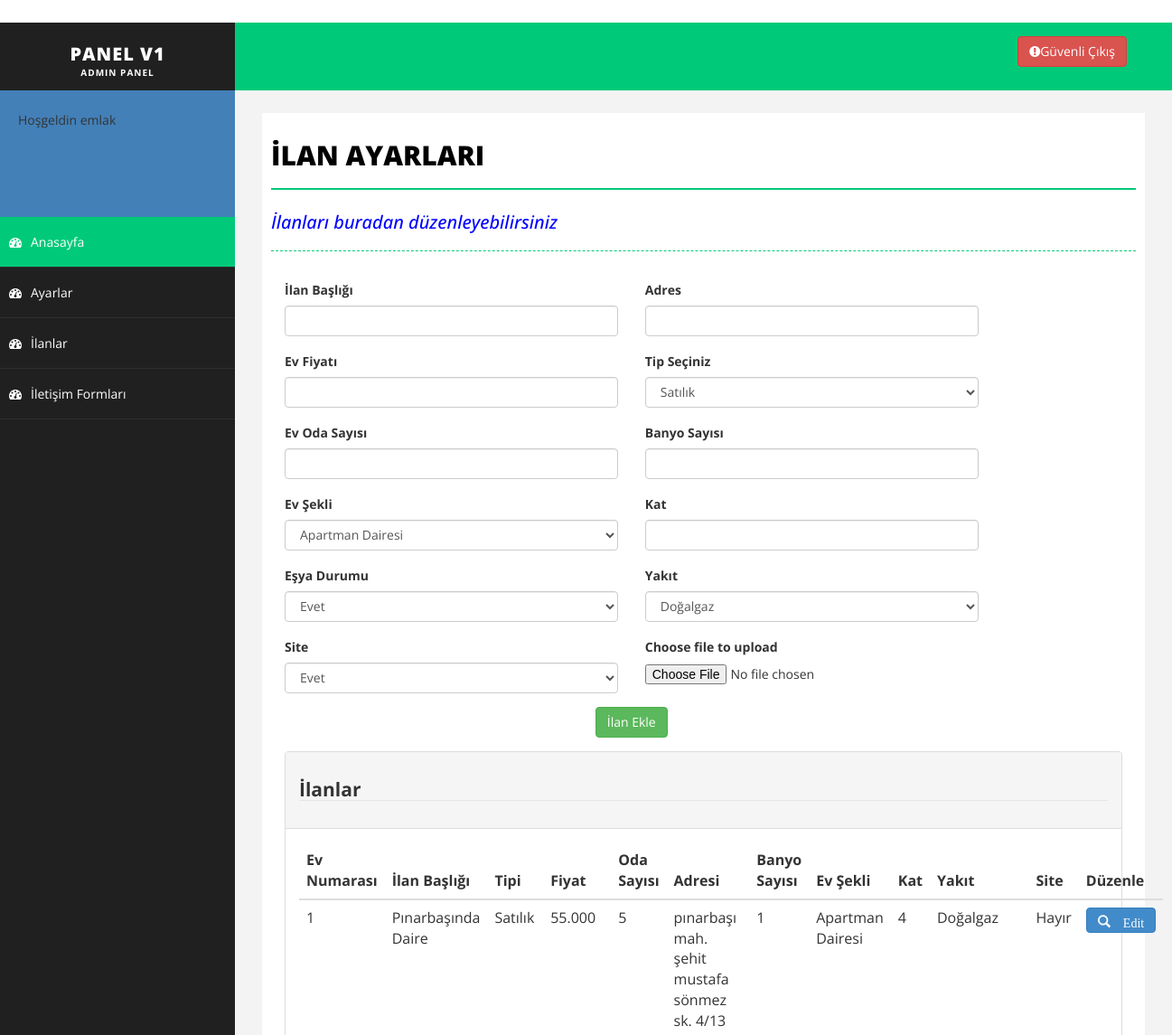
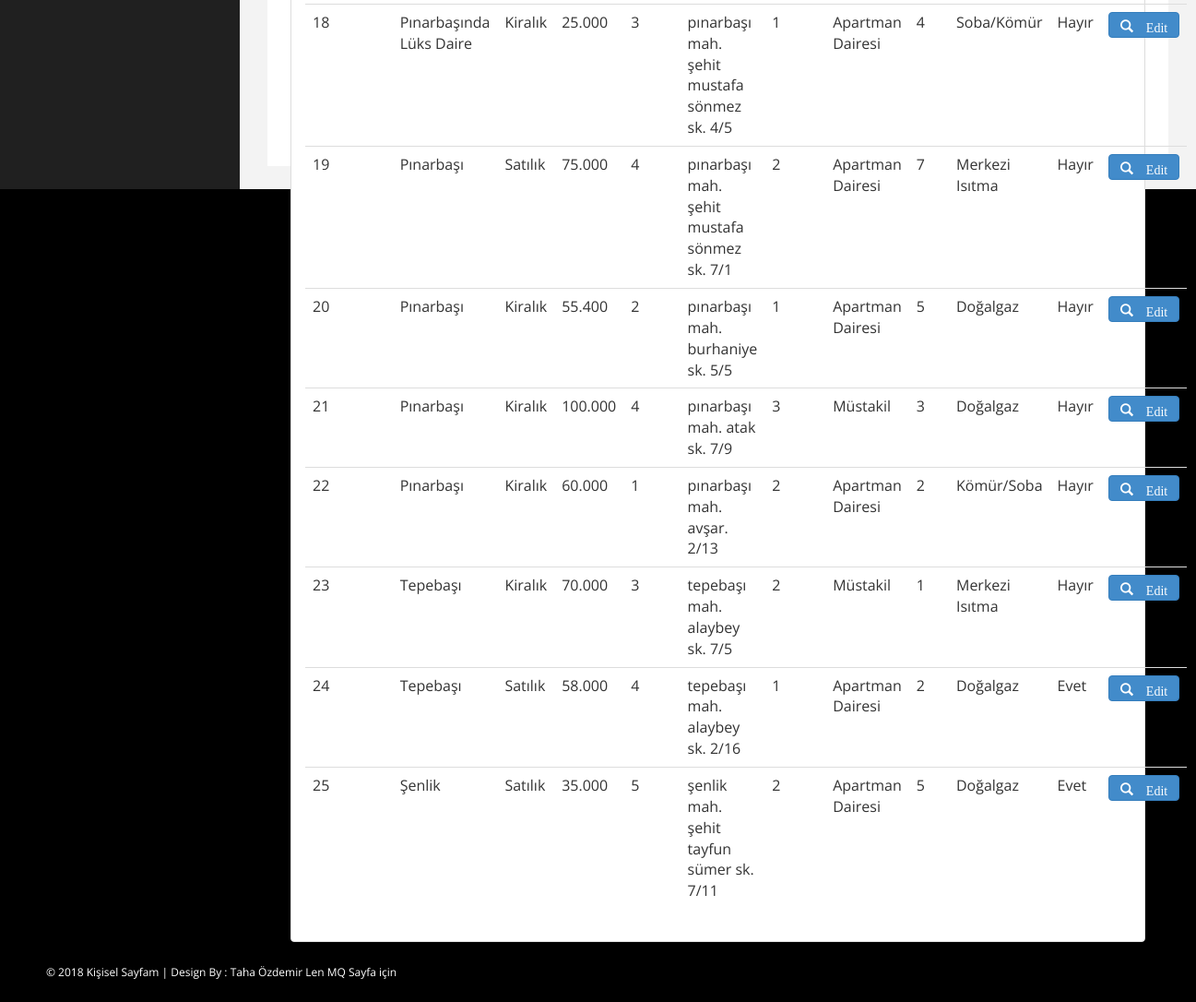
The app's page /admin/ilanlar.php (signed in) with its own data (2 pictures, top to bottom).
### tables this page shows
CREATE TABLE `ev` (
  `ev_id` int(11) NOT NULL,
  `ev_fiyat` decimal(15,3) NOT NULL,
  `ev_oda` int(1) NOT NULL,
  `ev_tip` varchar(20) NOT NULL,
  `ev_adres` varchar(200) NOT NULL,
  `ev_baslik` varchar(200) NOT NULL,
  `ev_sekil` varchar(50) NOT NULL,
  `ev_esya` varchar(50) NOT NULL,
  `ev_banyo` int(1) NOT NULL,
  `ev_kat` int(2) NOT NULL,
  `ev_yakit` varchar(50) NOT NULL,
  `ev_site` varchar(50) NOT NULL,
  `resim_url1` varchar(55) NOT NULL,
  `resim_url2` varchar(55) NOT NULL,
  `resim_url3` varchar(55) NOT NULL,
  `resim_url4` varchar(55) NOT NULL,
  `resim_url5` varchar(55) NOT NULL
);

### admin/ilanlar.php (the view, shortened to what this page needs)
<?php
include 'header.php';
include 'sidebar.php';
?>
<div id="page-wrapper">
  <div id="page-inner">
    <div class="row">
      <div class="col-md-12">
        <h1 class="page-head-line">İlan Ayarları</h1>
        <?php
        if($_GET['ydurum']=="basarili")
          {?>
            <h1 class style="color:green; font-size: 20px;" ="page-subhead-line">İlan eklendi</h1>
            <?php
          }
          elseif ($_GET['ydurum']=="basarisiz") { ?>
            <h1 class="page-subhead-line" style="color: red; font-size: 20px;">İlan eklenemedi</h1>
          <?php }
          elseif ($_GET['ydurum']=="ybasarili") { ?>
            <h1 class="page-subhead-line" style="color: green; font-size: 20px;">-->İlan güncellendi</h1>
          <?php }
          elseif ($_GET['ydurum']=="esbasarili") { ?>
            <h1 class="page-subhead-line" style="color: red; font-size: 20px;">İlan başarıyla silindi</h1>
          <?php }
          else{?>
            <h1 class="page-subhead-line" style="color: blue; font-size: 20px;">İlanları buradan düzenleyebilirsiniz</h1>
            <?php
          }
          ?>
        </div>
      </div>
      <form action="netting/islem.php" method="POST">
        <div class="form-group col-md-5">
          <label>İlan Başlığı</label>
          <input class="form-control" name="yeni_baslik" required="" type="text">
        </div>
        <div class="form-group col-md-5">
          <label>Adres</label>
          <input class="form-control" name="yeni_adres" required="" type="text">
        </div>
        <div class="form-group col-md-5">
          <label>Ev Fiyatı</label>
          <input class="form-control" name="yeni_fiyat" required="" type="text">
        </div>
        <div class="form-group col-md-5">
          <label>Tip Seçiniz</label>
          <select class="form-control"  name="yeni_tip" type="text">
            <option>Satılık</option>
          </select>
        </div>
        <div class="form-group col-md-5">
          <label>Ev Oda Sayısı</label>
          <input class="form-control" name="yeni_oda" required="" type="number">
        </div>
        <div class="form-group col-md-5">
          <label>Banyo Sayısı</label>
          <input class="form-control" name="yeni_banyo" required="" type="number">
        </div>
        <div class="form-group col-md-5">
          <label>Ev Şekli</label>
          <select class="form-control"  name="yeni_sekil" type="text">
            <option>Apartman Dairesi</option>
          </select>
        </div>
        <div class="form-group col-md-5">
          <label>Kat</label>
          <input class="form-control" name="yeni_kat" required="" type="number">
        </div>
        <div class="form-group col-md-5">
          <label>Eşya Durumu</label>
          <select class="form-control"  name="yeni_esya" type="text">
            <option>Evet</option>
          </select>
        </div>
        <div class="form-group col-md-5">
          <label>Yakıt</label>
          <select class="form-control"  name="yeni_yakit" type="text">
            <option>Doğalgaz</option>
          </select>
        </div>
        <div class="form-group col-md-5">
          <label>Site</label>
          <select class="form-control"  name="yeni_site" type="text">
            <option>Evet</option>
          </select>
        </div>
        <div class="form-group col-md-5">
         <label for="file">Choose file to upload</label>
         <input type="file" name="resim_url1">
       </div>
       <center>
        <div class="form-group col-md-10">
         <input class="btn btn-success" type="submit" name="ev_gonder" value="İlan Ekle">
       </div>
     </center>
   </form>
   <div class="col-md-12">
    <div class="panel panel-default">
      <div class="panel-heading">
        <h2><strong><legend>İlanlar</legend></strong></h2>
      </div>
      <div class="panel-body">
        <div class="table-responsive">
          <table class="table table-hover">
            <thead>
              <tr>
                <th>Ev Numarası</th>
                <th>İlan Başlığı</th>
                <th>Tipi</th>
                <th>Fiyat</th>
                <th>Oda Sayısı</th>
                <th>Adresi</th>
                <th>Banyo Sayısı</th>
                <th>Ev Şekli</th>
                <th>Kat</th>
                <th>Yakıt</th>
                <th>Site</th>
                <th>Düzenle</th>
              </tr>
            </thead>
            <tbody>
              <tr>
                <?php
                $evsor=mysql_query("select *from ev order by ev_id");
                while($b=mysql_fetch_array($evsor))
                {
                  ?>
                  <td><?php
                  $ev_id=$b['ev_id'];
                  echo "$ev_id";
                  ?></td>
                  <td><?php
                  $ev_baslik=$b['ev_baslik'];
                  echo "$ev_baslik";
                  ?></td>
                  <td><?php
                  $ev_tip=$b['ev_tip'];
                  echo "$ev_tip";
                  ?></td>
                  <td><?php
                  $ev_fiyat=$b['ev_fiyat'];
                  echo "$ev_fiyat";
                  ?></td>
                  <td><?php
                  $ev_oda=$b['ev_oda'];
                  echo "$ev_oda";
                  ?></td>
                  <td><?php
                  $ev_adres=$b['ev_adres'];
                  echo "$ev_adres";
                  ?></td>
                  <td><?php
                  $ev_banyo=$b['ev_banyo'];
                  echo "$ev_banyo";
                  ?></td>
                  <td><?php
                  $ev_sekil=$b['ev_sekil'];
                  echo "$ev_sekil";
                  ?></td>
                  <td><?php
                  $ev_kat=$b['ev_kat'];
                  echo "$ev_kat";
                  ?></td>
                  <td><?php
                  $ev_yakit=$b['ev_yakit'];
                  echo "$ev_yakit";
                  ?></td>
                  <td><?php
                  $ev_site=$b['ev_site'];
                  echo "$ev_site";
                  ?></td>
                  <td><a href="edit.php?ev_id=<?php echo $ev_id ?>">
                   <button type="submit" class="btn btn-primary">
                     <i class="glyphicon glyphicon-search">
                      Edit
                    </i></button>
                  </a>
                </td>
              </tr>
            <?php }
            ?>
          </tbody>
        </table>
      </div>
    </div>
  </div>
</div>
</div>
</div>
</div>
<?php include 'footer.php';
?>

### admin/header.php (shortened to what this page needs)
<!DOCTYPE html>
<html xmlns="http://www.w3.org/1999/xhtml">
<head>
    <link href="assets/css/bootstrap.css" rel="stylesheet" />
    <link href="assets/css/font-awesome.css" rel="stylesheet" />
    <link href="assets/css/basic.css" rel="stylesheet" />
    <link href="assets/css/custom.css" rel="stylesheet" />
</head>
<body>
    <div id="wrapper">
        <nav class="navbar navbar-default navbar-cls-top " role="navigation" style="margin-bottom: 0">
            <div class="navbar-header">
                <a class="navbar-brand" href="index.php">Panel V1<br><b style="font-size:10px;">Admin Panel</b><br/></a>
            </div>
            <div class="header-right">
                <a href="logout.php" class="btn btn-danger" title="Logout"><i class="fa fa-exclamation-circle"></i>Güvenli Çıkış</a>
            </div>
        </nav>

### admin/sidebar.php (shortened to what this page needs)
<nav class="navbar-default navbar-side" role="navigation">
    <div class="sidebar-collapse">
        <ul class="nav" id="main-menu">
            <li>
                <div class="user-img-div">
                    <marquee  direction=right>
                        Hoşgeldin <?php echo $_SESSION['admin_kadi']; ?>
                    </marquee>
                </div>
            </li>
            <li>
                <a class="active-menu" href="index.php"><i class="fa fa-dashboard "></i>Anasayfa</a>
            </li>
            <li>
                <a  href="ayarlar.php"><i class="fa fa-dashboard "></i>Ayarlar</a>
            </li>
            <li>
                <a  href="ilanlar.php"><i class="fa fa-dashboard "></i>İlanlar</a>
            </li>
            <li>
                <a  href="iletisim.php"><i class="fa fa-dashboard "></i>İletişim Formları</a>
            </li>
        </ul>
    </div>
</nav>

### admin/footer.php (shortened to what this page needs)
<div id="footer-sec">
    &copy; 2018 Kişisel Sayfam | Design By : Taha Özdemir Len MQ <a href="ktuce.edu.tr/celil~"" target="_blank">Sayfa için</a>
</div>
</body>
</html>

### admin/assets/css/basic.css (style rules this page uses)
body { font-family: 'Open Sans', sans-serif; line-height:25px; }
#wrapper { width: 100%; background: #202020; }
#page-wrapper { padding: 15px 15px; min-height: 600px; background: #F3F3F3; }
#page-inner { width: 100%; margin: 10px 20px 10px 0px; background-color: #fff!important; padding: 10px; min-height: 1200px; }
.page-head-line { font-size: 30px; text-transform: uppercase; color: #000; font-weight: 800; padding-bottom: 20px; border-bottom: 2px solid #00CA79; margin-bottom: 10px; }
.page-subhead-line { font-size: 14px; padding-top: 5px; padding-bottom: 20px; font-style:italic; margin-bottom:30px; border-bottom:1px dashed #00CA79; }
.navbar-cls-top .navbar-brand { color: #fff; background: #202020; width: 260px; text-align: center; height: 75px; font-size: 20px; letter-spacing: 1px; font-weight: 900; padding-top: 25px; text-transform:uppercase; }
.header-right { color: #fff; padding: 15px 50px 5px 50px; float: right; font-size: 16px; }
.user-img-div { min-height: 140px; padding: 20px; background-color: #4380B8; }
.active-menu { background-color: #00CA79!important; }
.sidebar-collapse, .sidebar-collapse .nav { background: none; }
.sidebar-collapse .nav { padding: 0; }
.sidebar-collapse .nav > li > a { color: #fff; background: #202020; text-shadow: none; padding: 15px 40px; border-bottom: 1px solid #2F2E31; }
.sidebar-collapse > .nav > li > a { padding: 15px 10px; }
.navbar-side { border: none; background-color: #202020; }
.navbar-cls-top { background: #00CA79; border-bottom: none; }
.navbar-default { border: 0px solid black; }
.navbar-header { background: #000000; }
.nav > li > a > i { margin-right: 10px; }
#footer-sec { background-color:#000; padding:20px 50px; color:#fff; font-size:12px; }
#footer-sec a { color:#fff; }
@media (min-width:768px) { #page-wrapper { margin: 0 0 0 260px; padding: 15px 30px; min-height: 1200px; } }
@media (min-width:768px) { .navbar-side { z-index: 1; position: absolute; width: 260px; } }
@media (min-width:768px) { .navbar { border-radius: 0px; } }

### records on screen
ev: ev_id "1", ev_baslik "Pınarbaşında Daire", ev_tip "Satılık", ev_fiyat "55.000", ev_oda "5", ev_adres "pınarbaşı mah. şehit mustafa sönmez sk. 4/13", ev_banyo "1", ev_sekil "Apartman Dairesi", ev_kat "4", ev_yakit "Doğalgaz", ev_site "Hayır"
ev: ev_id "18", ev_baslik "Pınarbaşında Lüks Daire", ev_tip "Kiralık", ev_fiyat "25.000", ev_oda "3", ev_adres "pınarbaşı mah. şehit mustafa sönmez sk. 4/5", ev_banyo "1", ev_sekil "Apartman Dairesi", ev_kat "4", ev_yakit "Soba/Kömür", ev_site "Hayır"
ev: ev_id "19", ev_baslik "Pınarbaşı", ev_tip "Satılık", ev_fiyat "75.000", ev_oda "4", ev_adres "pınarbaşı mah. şehit mustafa sönmez sk. 7/1", ev_banyo "2", ev_sekil "Apartman Dairesi", ev_kat "7", ev_yakit "Merkezi Isıtma", ev_site "Hayır"
ev: ev_id "20", ev_baslik "Pınarbaşı", ev_tip "Kiralık", ev_fiyat "55.400", ev_oda "2", ev_adres "pınarbaşı mah. burhaniye sk. 5/5", ev_banyo "1", ev_sekil "Apartman Dairesi", ev_kat "5", ev_yakit "Doğalgaz", ev_site "Hayır"
ev: ev_id "21", ev_baslik "Pınarbaşı", ev_tip "Kiralık", ev_fiyat "100.000", ev_oda "4", ev_adres "pınarbaşı mah. atak sk. 7/9", ev_banyo "3", ev_sekil "Müstakil", ev_kat "3", ev_yakit "Doğalgaz", ev_site "Hayır"
ev: ev_id "22", ev_baslik "Pınarbaşı", ev_tip "Kiralık", ev_fiyat "60.000", ev_oda "1", ev_adres "pınarbaşı mah. avşar. 2/13", ev_banyo "2", ev_sekil "Apartman Dairesi", ev_kat "2", ev_yakit "Kömür/Soba", ev_site "Hayır"
ev: ev_id "23", ev_baslik "Tepebaşı", ev_tip "Kiralık", ev_fiyat "70.000", ev_oda "3", ev_adres "tepebaşı mah. alaybey sk. 7/5", ev_banyo "2", ev_sekil "Müstakil", ev_kat "1", ev_yakit "Merkezi Isıtma", ev_site "Hayır"
ev: ev_id "24", ev_baslik "Tepebaşı", ev_tip "Satılık", ev_fiyat "58.000", ev_oda "4", ev_adres "tepebaşı mah. alaybey sk. 2/16", ev_banyo "1", ev_sekil "Apartman Dairesi", ev_kat "2", ev_yakit "Doğalgaz", ev_site "Evet"
ev: ev_id "25", ev_baslik "Şenlik", ev_tip "Satılık", ev_fiyat "35.000", ev_oda "5", ev_adres "şenlik mah. şehit tayfun sümer sk. 7/11", ev_banyo "2", ev_sekil "Apartman Dairesi", ev_kat "5", ev_yakit "Doğalgaz", ev_site "Evet"

### other values on screen
$_SESSION['admin_kadi'] "emlak"
